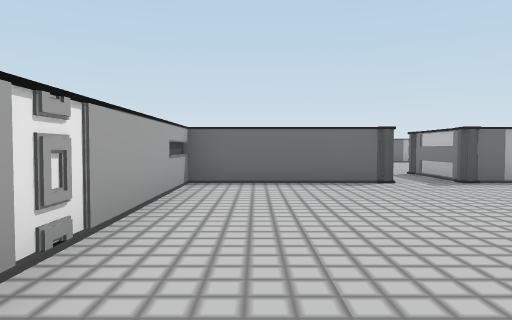
View 1 (above)

16 first-person views from a walk through a Unity game level. The camera is 1.4 m above the floor, tilts 2° down and sees 70° across. Doors are open. The floor is counted in squares, 2.2 m on a side. Each view is taken from the middle of a square. On the plan, view 1 faces up. The plan holds only what a view shows up to about 10 squares ahead; the rest is blank. The player character is not drawn.

View 2
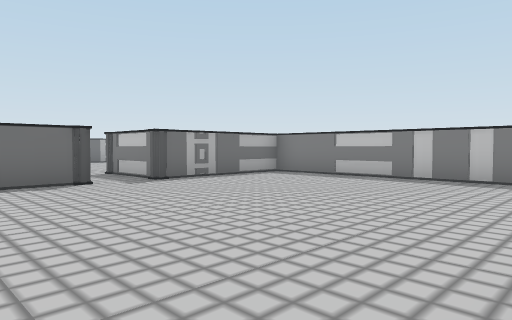

View 3
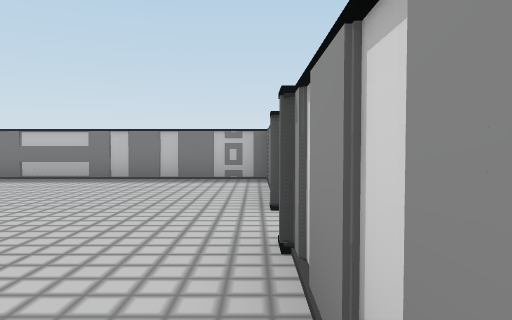

View 4
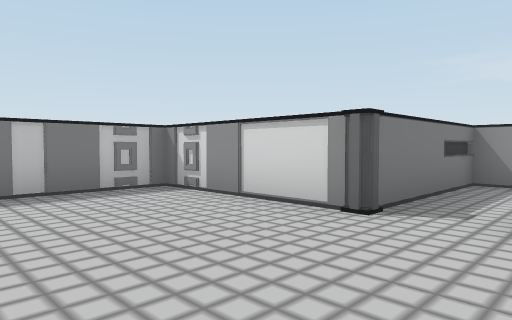

View 5
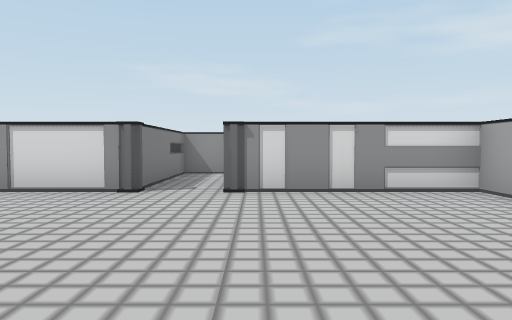

View 6
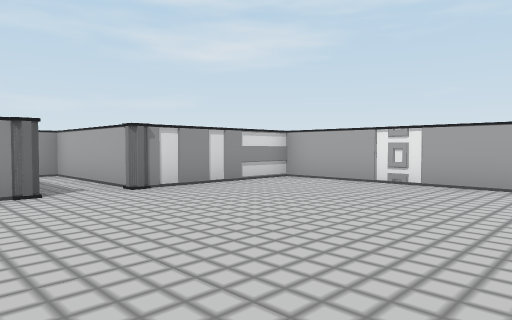

View 7
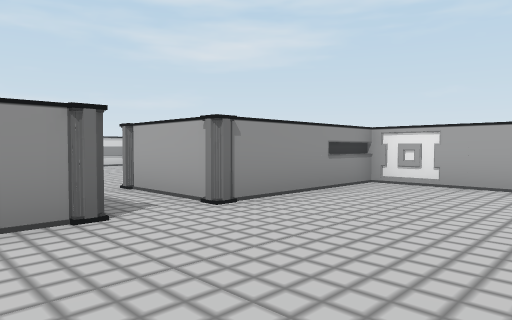

View 8
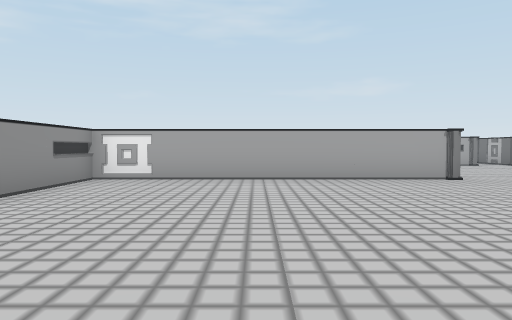

View 9
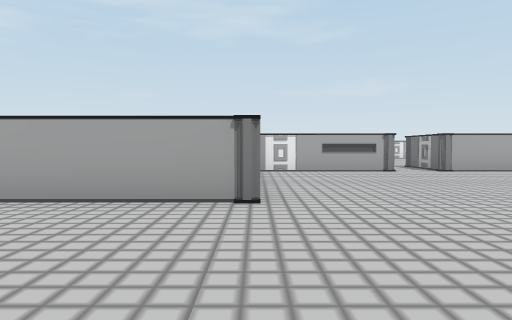

View 10
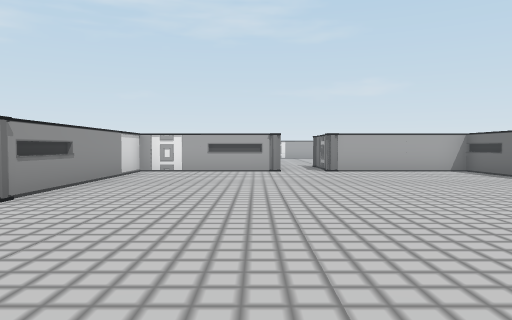

View 11
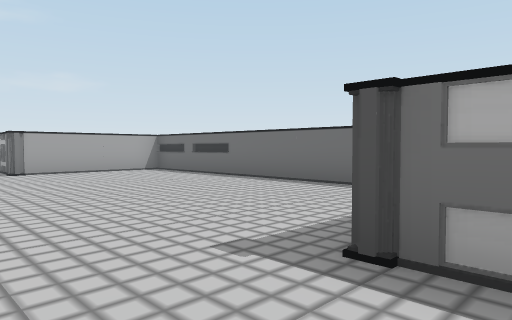

View 12
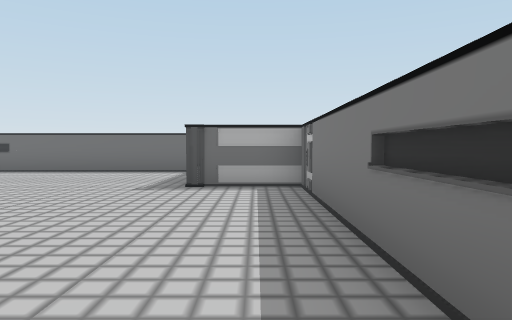

View 13
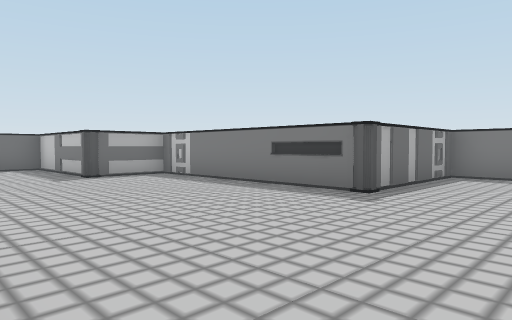

View 14
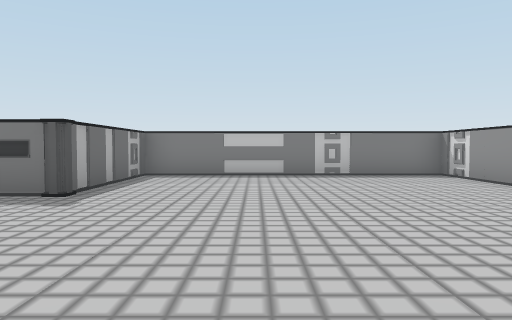

View 15
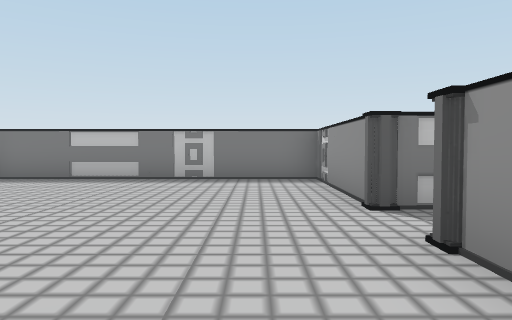

View 16
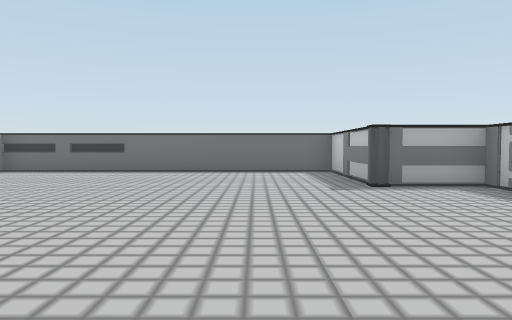

### Floor plan
Points are (right, up) in squares from view 1. A wall is a line through its corners. A room is listed if a view was taken in it or the views show most of it. See-through windows are left out.
Room 1 (views 1, 2, 3, 4, 5, 6)
walls: (2.4, 6.5) (-1.2, 6.5) (-1.2, -0.2) (2.4, -0.2) (2.4, -3.8) (3.7, -3.8) (3.7, -0.2) (7.3, -0.2) (7.3, 6.5) (3.7, 6.5)
ways out: opening at (3, 7.5) to room 2
Room 2 (views 7, 8, 9, 10, 11, 12, 13, 14, 15, 16)
walls: (-6.6, 19.8) (-6.6, 16) (-1.2, 16) (-1.2, 8.8) (2.4, 8.8) (2.4, 6.5); (3.7, 6.5) (3.7, 8.8) (7.3, 8.8) (7.3, 15.5) (3.7, 15.5) (3.7, 20.9) (2, 20.9) (2, 24.5) (-6.6, 24.5) (-6.6, 20.9)
ways out: opening at (3, 7.5) to room 1; opening at (-7.5, 20)

Positions as (right, up) in squares from view 1, and headings:
1: (0, 0), facing up
2: (0, 0), facing up-right
3: (0, 0), facing right
4: (2, 3), facing down-right
5: (2, 5), facing down
6: (5, 5), facing down-left
7: (5, 12), facing down-left
8: (6, 12), facing left
9: (3, 16), facing left
10: (3, 19), facing left
11: (3, 19), facing up-left
12: (3, 15), facing up
13: (-1, 13), facing up-right
14: (-1, 13), facing right
15: (0, 10), facing right
16: (0, 15), facing up
